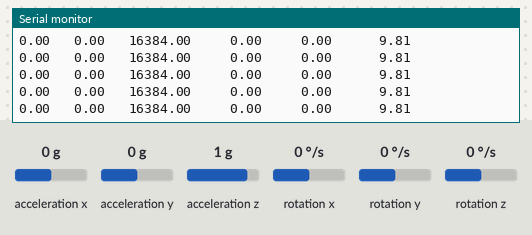
A sketch run on a simulated Arduino Uno, built with avr-gcc and run on an emulated ATmega328P. On the bench: the last lines printed to the serial monitor. The inputs (shaded band) are chosen by the test bench; at power-on: acceleration x 0 g, acceleration y 0 g, acceleration z 1 g, rotation x 0 °/s, rotation y 0 °/s, rotation z 0 °/s.

Above: at 1.2 s.
1.3 s: acceleration x set to -0.8 g
At 2.1 s:
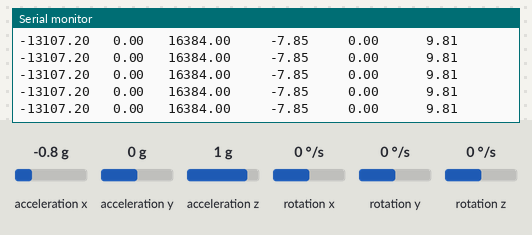
4.3 s: acceleration y set to -1.4 g
At 4.9 s:
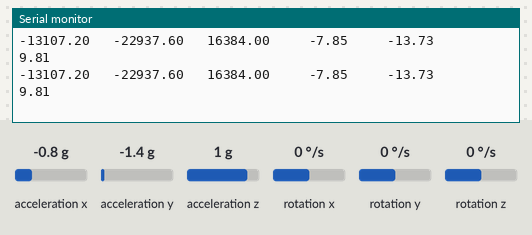
7.3 s: acceleration z set to -0.8 g
At 8.4 s:
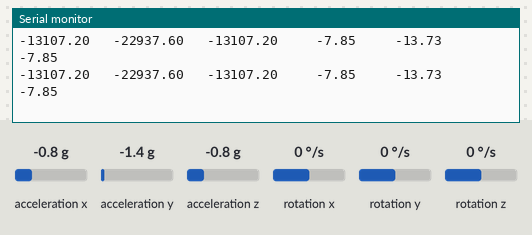
10.3 s: acceleration x set to 0.8 g
At 11.3 s:
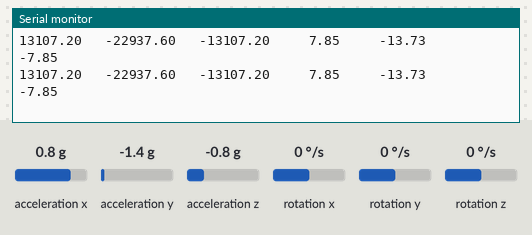
13.3 s: acceleration y set to 0 g
At 14.3 s:
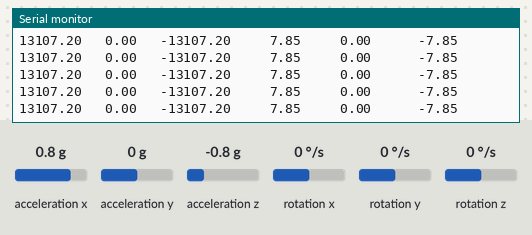
16.3 s: acceleration x set to 0 g
At 16.8 s:
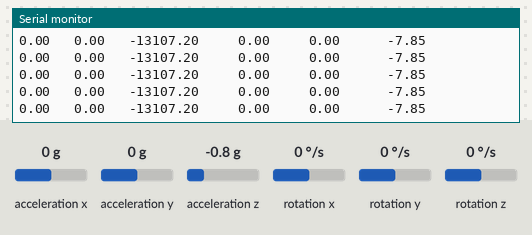
Timing chart, 0 to 19.3 s (numbered marks = the images above; inputs shaded):
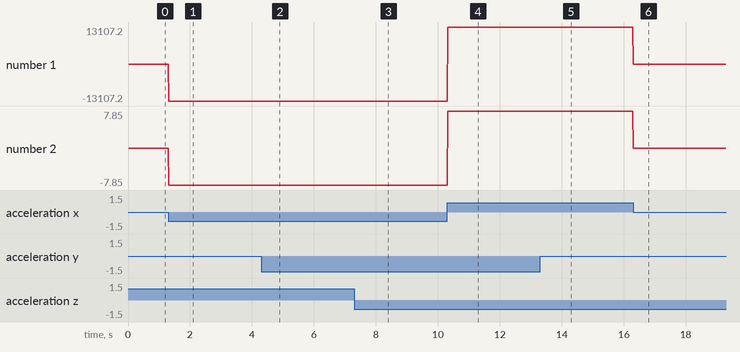

The sketch:

Arduino_GY521.ino
```cpp
#include <Wire.h>
#include <MPU6050.h>

MPU6050 mpu;

void setup()
{
  Serial.begin(115200);
  Serial.println("Initialize MPU6050");

  while(!mpu.begin(MPU6050_SCALE_2000DPS, MPU6050_RANGE_2G))
  {
    Serial.println("Could not find a valid MPU6050 sensor, check wiring!");
    delay(500);
  }

  checkSettings();
}

void checkSettings()
{
  // 列出各項設定
  Serial.println();
  Serial.print(" * Sleep Mode:            ");
  Serial.println(mpu.getSleepEnabled() ? "Enabled" : "Disabled");
  Serial.print(" * Clock Source:          ");
  switch(mpu.getClockSource())
  {
    case MPU6050_CLOCK_KEEP_RESET:     Serial.println("Stops the clock and keeps the timing generator in reset"); break;
    case MPU6050_CLOCK_EXTERNAL_19MHZ: Serial.println("PLL with external 19.2MHz reference"); break;
    case MPU6050_CLOCK_EXTERNAL_32KHZ: Serial.println("PLL with external 32.768kHz reference"); break;
    case MPU6050_CLOCK_PLL_ZGYRO:      Serial.println("PLL with Z axis gyroscope reference"); break;
    case MPU6050_CLOCK_PLL_YGYRO:      Serial.println("PLL with Y axis gyroscope reference"); break;
    case MPU6050_CLOCK_PLL_XGYRO:      Serial.println("PLL with X axis gyroscope reference"); break;
    case MPU6050_CLOCK_INTERNAL_8MHZ:  Serial.println("Internal 8MHz oscillator"); break;
  }

  Serial.print(" * Accelerometer:         ");
  switch(mpu.getRange())
  {
    case MPU6050_RANGE_16G:            Serial.println("+/- 16 g"); break;
    case MPU6050_RANGE_8G:             Serial.println("+/- 8 g"); break;
    case MPU6050_RANGE_4G:             Serial.println("+/- 4 g"); break;
    case MPU6050_RANGE_2G:             Serial.println("+/- 2 g"); break;
  }

  // 加速度偏移量
  Serial.print(" * Accelerometer offsets: ");
  Serial.print(mpu.getAccelOffsetX());
  Serial.print(" / ");
  Serial.print(mpu.getAccelOffsetY());
  Serial.print(" / ");
  Serial.println(mpu.getAccelOffsetZ());

  Serial.println();
  Serial.println("       Accelarometer                      Gyrometer           ");
  Serial.println("--------------------------------------------------------------");
  Serial.println(" Xraw      Yraw       Zraw        Xnorm     Ynorm     Znorm   ");

}

void loop()
{
  // 讀取加速計跟陀螺儀的值
  Vector rawAccel = mpu.readRawAccel();
  Vector normAccel = mpu.readNormalizeAccel();

  Serial.print(rawAccel.XAxis);
  Serial.print("   ");
  Serial.print(rawAccel.YAxis);
  Serial.print("   ");
  Serial.print(rawAccel.ZAxis);
  Serial.print("     ");

  Serial.print(normAccel.XAxis);
  Serial.print("     ");
  Serial.print(normAccel.YAxis);
  Serial.print("      ");
  Serial.println(normAccel.ZAxis);

  delay(10);  //更動delay秒數以調整sample rate
}
```

Measured:
- after the input at 1.3 s, the serial monitor: prints a new line at once (image 1)
- after the input at 4.3 s, the serial monitor: prints a new line at once (image 2)
- after the input at 7.3 s, the serial monitor: prints a new line at once (image 3)
- after the input at 10.3 s, the serial monitor: prints a new line at once (image 4)
- after the input at 13.3 s, the serial monitor: prints a new line at once (image 5)
- after the input at 16.3 s, the serial monitor: prints a new line at once (image 6)
- plotted number 1: 0 → -13107.2 after the input at 1.3 s, -13107.2 → 13107.2 after the input at 10.3 s
- plotted number 2: 0 → -7.85 after the input at 1.3 s, -7.85 → 7.85 after the input at 10.3 s
